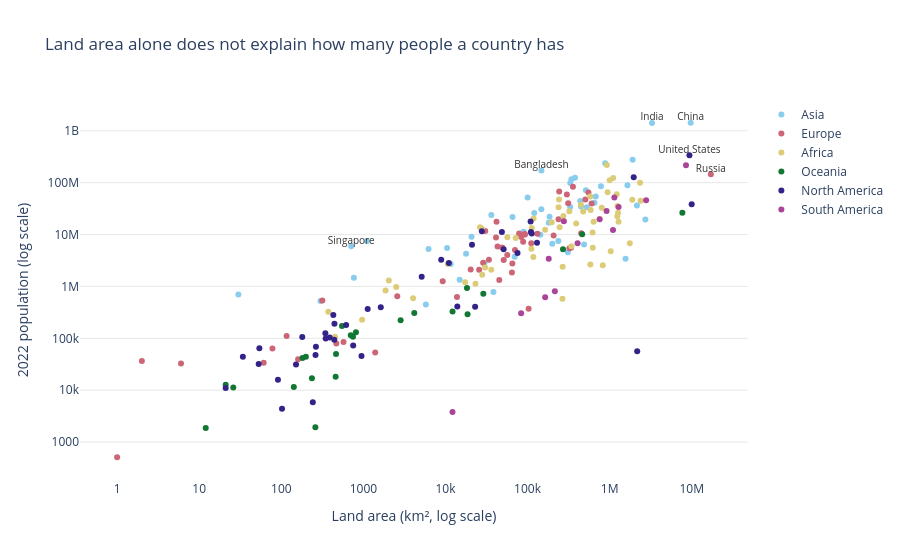

Notebook cell for this chart:
### Markdown cell above
**Chart choice & justification:** A scatter plot is appropriate for comparing two numerical variables across many countries. Logarithmic axes reveal both small and very large countries, while continent colour and selected labels expose notable departures from the overall pattern.

### Code cell
# Q3 — Land area versus 2022 population
q3 = df[["Country", "Continent", "Area", "2022 Population"]].copy()
fig = px.scatter(
    q3, x="Area", y="2022 Population", color="Continent",
    hover_name="Country", log_x=True, log_y=True,
    title="Land area alone does not explain how many people a country has",
    color_discrete_sequence=px.colors.qualitative.Safe
)
# Label a few clear high-population / large-area examples for context.
label_countries = ["China", "India", "United States", "Russia", "Bangladesh", "Singapore"]
labels = q3[q3["Country"].isin(label_countries)]
fig.add_scatter(x=labels["Area"], y=labels["2022 Population"], mode="text",
                text=labels["Country"], textposition="top center",
                textfont=dict(size=10, color="#333333"), showlegend=False,
                hoverinfo="skip")
fig.update_layout(template="plotly_white", xaxis_title="Land area (km², log scale)",
                  yaxis_title="2022 population (log scale)", legend_title_text="")
fig.update_xaxes(showgrid=False)
fig.update_yaxes(showgrid=True, gridcolor="#E8E8E8")
fig.show()

### Figure 1 — Plotly figure (JSON) as saved in the notebook; plotly's stock layout.template omitted (floating-point values rounded to 4 significant figures)
{"data": [{"hovertemplate": "<b>%{hovertext}</b><br><br>Continent=Asia<br>Area=%{x}<br>2022 Population=%{y}<extra></extra>", "hovertext": ["Afghanistan", "Armenia", "Azerbaijan", "Bahrain", "Bangladesh", "Bhutan", "Brunei", "Cambodia", "China", "Georgia", "Hong Kong", "India", "Indonesia", "Iran", "Iraq", "Israel", "Japan", "Jordan", "Kazakhstan", "Kuwait", "Kyrgyzstan", "Laos", "Lebanon", "Macau", "Malaysia", "Maldives", "Mongolia", "Myanmar", "Nepal", "North Korea", "Oman", "Pakistan", "Palestine", "Philippines", "Qatar", "Saudi Arabia", "Singapore", "South Korea", "Sri Lanka", "Syria", "Taiwan", "Tajikistan", "Thailand", "Timor-Leste", "Turkey", "Turkmenistan", "United Arab Emirates", "Uzbekistan", "Vietnam", "Yemen"], "legendgroup": "Asia", "marker": {"color": "rgb(136, 204, 238)", "symbol": "circle"}, "mode": "markers", "name": "Asia", "orientation": "v", "showlegend": true, "type": "scatter", "x": [652230, 29743, 86600, 765, 147570, 38394, 5765, 181035, 9706961, 69700, 1104, 3287590, 1904569, 1648195, 438317, 20770, 377930, 89342, 2724900, 17818, 199951, 236800, 10452, 30, 330803, 300, 1564110, 676578, 147181, 120538, 309500, 881912, 6220, 342353, 11586, 2149690, 710, 100210, 65610, 185180, 36193, 143100, 513120, 14874, 783562, 488100, 83600, 447400, 331212, 527968], "xaxis": "x", "y": [41128771, 2780469, 10358074, 1472233, 171186372, 782455, 449002, 16767842, 1425887337, 3744385, 7488865, 1417173173, 275501339, 88550570, 44496122, 9038309, 123951692, 11285869, 19397998, 4268873, 6630623, 7529475, 5489739, 695168, 33938221, 523787, 3398366, 54179306, 30547580, 26069416, 4576298, 235824862, 5250072, 115559009, 2695122, 36408820, 5975689, 51815810, 21832143, 22125249, 23893394, 9952787, 71697030, 1341296, 85341241, 6430770, 9441129, 34627652, 98186856, 33696614], "yaxis": "y"}, {"hovertemplate": "<b>%{hovertext}</b><br><br>Continent=Europe<br>Area=%{x}<br>2022 Population=%{y}<extra></extra>", "hovertext": ["Albania", "Andorra", "Austria", "Belarus", "Belgium", "Bosnia and Herzegovina", "Bulgaria", "Croatia", "Cyprus", "Czech Republic", "Denmark", "Estonia", "Faroe Islands", "Finland", "France", "Germany", "Gibraltar", "Greece", "Guernsey", "Hungary", "Iceland", "Ireland", "Isle of Man", "Italy", "Jersey", "Latvia", "Liechtenstein", "Lithuania", "Luxembourg", "Malta", "Moldova", "Monaco", "Montenegro", "Netherlands", "North Macedonia", "Norway", "Poland", "Portugal", "Romania", "Russia", "San Marino", "Serbia", "Slovakia", "Slovenia", "Spain", "Sweden", "Switzerland", "Ukraine", "United Kingdom", "Vatican City"], "legendgroup": "Europe", "marker": {"color": "rgb(204, 102, 119)", "symbol": "circle"}, "mode": "markers", "name": "Europe", "orientation": "v", "showlegend": true, "type": "scatter", "x": [28748, 468, 83871, 207600, 30528, 51209, 110879, 56594, 9251, 78865, 43094, 45227, 1393, 338424, 551695, 357114, 6, 131990, 78, 93028, 103000, 70273, 572, 301336, 116, 64559, 160, 65300, 2586, 316, 33846, 2, 13812, 41850, 25713, 323802, 312679, 92090, 238391, 17098242, 61, 88361, 49037, 20273, 505992, 450295, 41284, 603500, 242900, 1], "xaxis": "x", "y": [2842321, 79824, 8939617, 9534954, 11655930, 3233526, 6781953, 4030358, 1251488, 10493986, 5882261, 1326062, 53090, 5540745, 64626628, 83369843, 32649, 10384971, 63301, 9967308, 372899, 5023109, 84519, 59037474, 110778, 1850651, 39327, 2750055, 647599, 533286, 3272996, 36469, 627082, 17564014, 2093599, 5434319, 39857145, 10270865, 19659267, 144713314, 33660, 7221365, 5643453, 2119844, 47558630, 10549347, 8740472, 39701739, 67508936, 510], "yaxis": "y"}, {"hovertemplate": "<b>%{hovertext}</b><br><br>Continent=Africa<br>Area=%{x}<br>2022 Population=%{y}<extra></extra>", "hovertext": ["Algeria", "Angola", "Benin", "Botswana", "Burkina Faso", "Burundi", "Cameroon", "Cape Verde", "Central African Republic", "Chad", "Comoros", "Djibouti", "DR Congo", "Egypt", "Equatorial Guinea", "Eritrea", "Eswatini", "Ethiopia", "Gabon", "Gambia", "Ghana", "Guinea", "Guinea-Bissau", "Ivory Coast", "Kenya", "Lesotho", "Liberia", "Libya", "Madagascar", "Malawi", "Mali", "Mauritania", "Mauritius", "Mayotte", "Morocco", "Mozambique", "Namibia", "Niger", "Nigeria", "Republic of the Congo", "Reunion", "Rwanda", "Sao Tome and Principe", "Senegal", "Seychelles", "Sierra Leone", "Somalia", "South Africa", "South Sudan", "Sudan", "Tanzania", "Togo", "Tunisia", "Uganda", "Western Sahara", "Zambia", "Zimbabwe"], "legendgroup": "Africa", "marker": {"color": "rgb(221, 204, 119)", "symbol": "circle"}, "mode": "markers", "name": "Africa", "orientation": "v", "showlegend": true, "type": "scatter", "x": [2381741, 1246700, 112622, 582000, 272967, 27834, 475442, 4033, 622984, 1284000, 1862, 23200, 2344858, 1002450, 28051, 117600, 17364, 1104300, 267668, 10689, 238533, 245857, 36125, 322463, 580367, 30355, 111369, 1759540, 587041, 118484, 1240192, 1030700, 2040, 374, 446550, 801590, 825615, 1267000, 923768, 342000, 2511, 26338, 964, 196722, 452, 71740, 637657, 1221037, 619745, 1886068, 945087, 56785, 163610, 241550, 266000, 752612, 390757], "xaxis": "x", "y": [44903225, 35588987, 13352864, 2630296, 22673762, 12889576, 27914536, 593149, 5579144, 17723315, 836774, 1120849, 99010212, 110990103, 1674908, 3684032, 1201670, 123379924, 2388992, 2705992, 33475870, 13859341, 2105566, 28160542, 54027487, 2305825, 5302681, 6812341, 29611714, 20405317, 22593590, 4736139, 1299469, 326101, 37457971, 32969517, 2567012, 26207977, 218541212, 5970424, 974052, 13776698, 227380, 17316449, 107118, 8605718, 17597511, 59893885, 10913164, 46874204, 65497748, 8848699, 12356117, 47249585, 575986, 20017675, 16320537], "yaxis": "y"}, {"hovertemplate": "<b>%{hovertext}</b><br><br>Continent=Oceania<br>Area=%{x}<br>2022 Population=%{y}<extra></extra>", "hovertext": ["American Samoa", "Australia", "Cook Islands", "Fiji", "French Polynesia", "Guam", "Kiribati", "Marshall Islands", "Micronesia", "Nauru", "New Caledonia", "New Zealand", "Niue", "Northern Mariana Islands", "Palau", "Papua New Guinea", "Samoa", "Solomon Islands", "Tokelau", "Tonga", "Tuvalu", "Vanuatu", "Wallis and Futuna"], "legendgroup": "Oceania", "marker": {"color": "rgb(17, 119, 51)", "symbol": "circle"}, "mode": "markers", "name": "Oceania", "orientation": "v", "showlegend": true, "type": "scatter", "x": [199, 7692024, 236, 18272, 4167, 549, 811, 181, 702, 21, 18575, 270467, 260, 464, 459, 462840, 2842, 28896, 12, 747, 26, 12189, 142], "xaxis": "x", "y": [44273, 26177413, 17011, 929766, 306279, 171774, 131232, 41569, 114164, 12668, 289950, 5185288, 1934, 49551, 18055, 10142619, 222382, 724273, 1871, 106858, 11312, 326740, 11572], "yaxis": "y"}, {"hovertemplate": "<b>%{hovertext}</b><br><br>Continent=North America<br>Area=%{x}<br>2022 Population=%{y}<extra></extra>", "hovertext": ["Anguilla", "Antigua and Barbuda", "Aruba", "Bahamas", "Barbados", "Belize", "Bermuda", "British Virgin Islands", "Canada", "Cayman Islands", "Costa Rica", "Cuba", "Curacao", "Dominica", "Dominican Republic", "El Salvador", "Greenland", "Grenada", "Guadeloupe", "Guatemala", "Haiti", "Honduras", "Jamaica", "Martinique", "Mexico", "Montserrat", "Nicaragua", "Panama", "Puerto Rico", "Saint Barthelemy", "Saint Kitts and Nevis", "Saint Lucia", "Saint Martin", "Saint Pierre and Miquelon", "Saint Vincent and the Grenadines", "Sint Maarten", "Trinidad and Tobago", "Turks and Caicos Islands", "United States", "United States Virgin Islands"], "legendgroup": "North America", "marker": {"color": "rgb(51, 34, 136)", "symbol": "circle"}, "mode": "markers", "name": "North America", "orientation": "v", "showlegend": true, "type": "scatter", "x": [91, 442, 180, 13943, 430, 22966, 54, 151, 9984670, 264, 51100, 109884, 444, 751, 48671, 21041, 2166086, 344, 1628, 108889, 27750, 112492, 10991, 1128, 1964375, 102, 130373, 75417, 8870, 21, 261, 616, 53, 242, 389, 34, 5130, 948, 9372610, 347], "xaxis": "x", "y": [15857, 93763, 106445, 409984, 281635, 405272, 64184, 31305, 38454327, 68706, 5180829, 11212191, 191163, 72737, 11228821, 6336392, 56466, 125438, 395752, 17843908, 11584996, 10432860, 2827377, 367507, 127504125, 4390, 6948392, 4408581, 3252407, 10967, 47657, 179857, 31791, 5862, 103948, 44175, 1531044, 45703, 338289857, 99465], "yaxis": "y"}, {"hovertemplate": "<b>%{hovertext}</b><br><br>Continent=South America<br>Area=%{x}<br>2022 Population=%{y}<extra></extra>", "hovertext": ["Argentina", "Bolivia", "Brazil", "Chile", "Colombia", "Ecuador", "Falkland Islands", "French Guiana", "Guyana", "Paraguay", "Peru", "Suriname", "Uruguay", "Venezuela"], "legendgroup": "South America", "marker": {"color": "rgb(170, 68, 153)", "symbol": "circle"}, "mode": "markers", "name": "South America", "orientation": "v", "showlegend": true, "type": "scatter", "x": [2780400, 1098581, 8515767, 756102, 1141748, 276841, 12173, 83534, 214969, 406752, 1285216, 163820, 181034, 916445], "xaxis": "x", "y": [45510318, 12224110, 215313498, 19603733, 51874024, 18001000, 3780, 304557, 808726, 6780744, 34049588, 618040, 3422794, 28301696], "yaxis": "y"}, {"hoverinfo": "skip", "mode": "text", "showlegend": false, "text": ["Bangladesh", "China", "India", "Russia", "Singapore", "United States"], "textfont": {"color": "#333333", "size": 10}, "textposition": "top center", "type": "scatter", "x": [147570, 9706961, 3287590, 17098242, 710, 9372610], "y": [171186372, 1425887337, 1417173173, 144713314, 5975689, 338289857]}], "layout": {"legend": {"title": {"text": ""}, "tracegroupgap": 0}, "title": {"text": "Land area alone does not explain how many people a country has"}, "xaxis": {"anchor": "y", "domain": [0, 1], "showgrid": false, "title": {"text": "Land area (km², log scale)"}, "type": "log"}, "yaxis": {"anchor": "x", "domain": [0, 1], "gridcolor": "#E8E8E8", "showgrid": true, "title": {"text": "2022 population (log scale)"}, "type": "log"}}}
